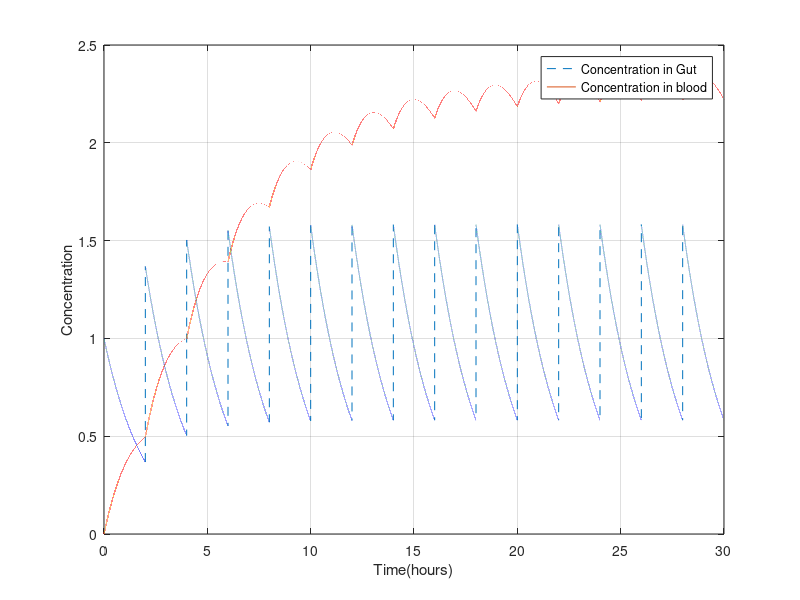

The MATLAB source for this figure:
a=0.5;
b=0.21660849392;
plasma_vol=1;


interval=2;

A0=1; %in ug
absorb=1;
A=A0*absorb;
B=0;
amt_interval=1;



time=30;
step_size=0.0001;
B_array=zeros(1,time/step_size);
A_array=zeros(1,time/step_size);
rt=0:step_size:time;
j=1;

for i=0:step_size:time
  A_array(1,j)=A;
  B_array(1,j)=B;
  A1=A;
  B1=B;
  j=j+1;
 A=A1-((A1)*a*step_size);
 B=B1+((A1)*a*step_size)-(B1*b*step_size);
 if interval~=-1 && mod(i,interval)==0 && i~=0
     A=A+(amt_interval*A0*absorb);
     
 end
end

plot(rt,A_array/plasma_vol,'--');
hold on;
plot(rt,B_array/plasma_vol);
hold on;
xlabel('Time(hours)');
ylabel('Concentration');
grid;
legend('Concentration in Gut','Concentration in blood');
